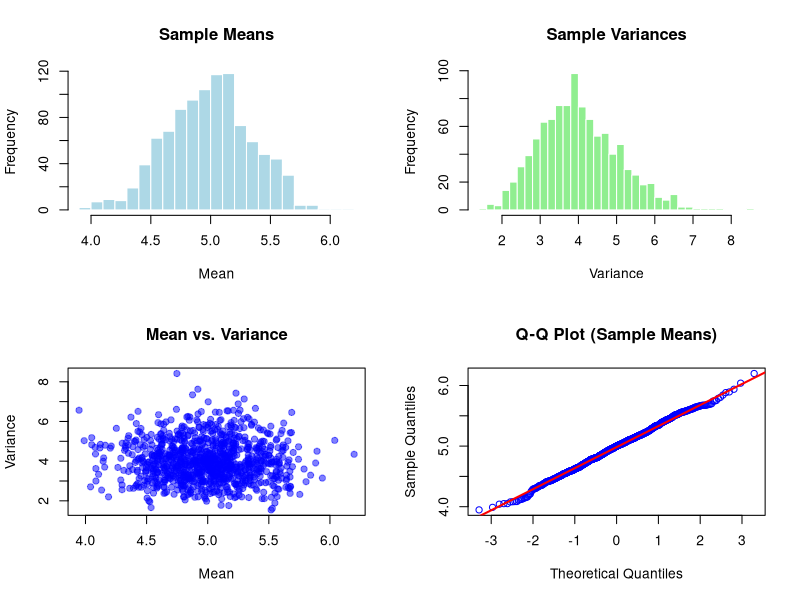

The R source for this figure:

# Parameters
mu <- 5
sigma <- 2
n <- 30
N_sim <- 1000

# Initialize vectors
sample_means <- numeric(N_sim)
sample_vars <- numeric(N_sim)

# Simulation
set.seed(123)
for (i in 1:N_sim) {
    data <- rnorm(n, mean = mu, sd = sigma)
    sample_means[i] <- mean(data)
    sample_vars[i] <- var(data)
}
correlation <- cor(sample_means, sample_vars)
print(paste("Correlation between sample mean and sample variance:", correlation))
# Graphical Output
par(mfrow = c(2, 2))

# Histogram of sample means
hist(sample_means, breaks = 30, col = "lightblue", main = "Sample Means", xlab = "Mean", border = "white")

# Histogram of sample variances
hist(sample_vars, breaks = 30, col = "lightgreen", main = "Sample Variances", xlab = "Variance", border = "white")

# Scatterplot of sample means vs. sample variances
plot(sample_means, sample_vars, pch = 19, col = rgb(0, 0, 1, 0.5), main = "Mean vs. Variance", xlab = "Mean", ylab = "Variance")

# Q-Q plot for sample means
qqnorm(sample_means, main = "Q-Q Plot (Sample Means)", col = "blue")
qqline(sample_means, col = "red", lwd = 2)


# Explanation of Lab

# lab-1:
# mu = 5: Mean of the normal distribution.
# sigma = 2: Standard deviation of the normal distribution.
# n = 30: Sample size for each simulation.
# N_sim = 1000: Number of simulations (Monte Carlo repetitions).

# Creates empty vectors sample_means and sample_vars to store results of 1000 simulations.

# set.seed(123): Ensures reproducibility.
# Runs a loop 1000 times:
# Generates n = 30 random numbers from a normal distribution (rnorm(n, mu, sigma)).
# Computes the sample mean and stores it in sample_means[i].
# Computes the sample variance and stores it in sample_vars[i].

# Calculates and prints the correlation between sample means and sample variances.
# If Fisher’s Lemma holds, the correlation should be close to zero, indicating independence

# Sets up a 2×2 plotting area for four graphs.

# Overlays a red normal curve (dnorm(x, mu, sigma/sqrt(n))) showing the theoretical distribution of sample means (Central Limit Theorem)

# Plots a histogram of sample_vars.
# Overlays a blue Chi-square distribution curve, which is the theoretical distribution of sample variances.

# Plots sample_means vs. sample_vars as a scatterplot.
# Adds a horizontal red line at sigma^2 = 4, representing the true variance

# Generates a Q-Q plot to check if sample_means follow a normal distribution.
# A red reference line (qqline) shows the expected normality pattern.